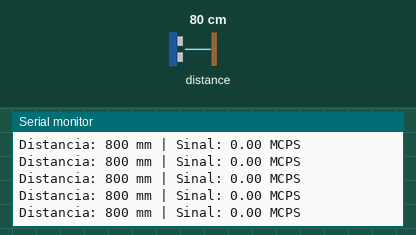
This sketch was run on a simulated ESP32. On the bench: the last lines printed to the serial monitor. The test bench sets the inputs (shaded band); at power-on: distance to the obstacle 80 cm.

Above: at 1.2 s.
1.3 s: distance to the obstacle set to 2 cm
At 1.43 s:
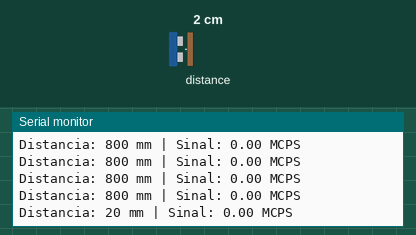
2.8 s: distance to the obstacle set to 4 cm
At 2.85 s:
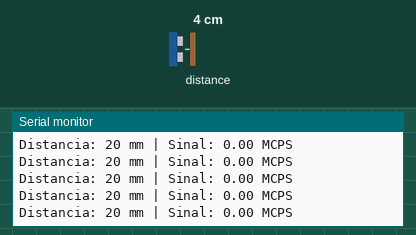
Timing chart, 0 to 5.8 s (numbered marks = the images above; inputs shaded):
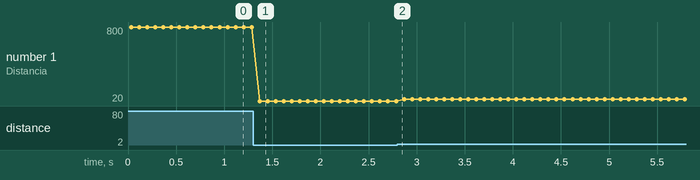

The sketch:

VL53L1X.ino
```cpp
/** Teste unitário do sensor de distância a laser Time-of-Flight (VL53L1X).
 *  Configura leitura contínua em Fast Mode (400 kHz) com alcance Long (até 4m)
 *  e exibe distância em milímetros junto à taxa de retorno de sinal (MCPS).
 */

#include <Wire.h>
#include <VL53L1X.h>

#define I2C_SDA 21
#define I2C_SCL 22

VL53L1X sensor;

void setup() {
  Serial.begin(115200);
  while (!Serial) delay(1);

  Wire.begin(I2C_SDA, I2C_SCL);
  Wire.setClock(400000); // Fast Mode (400kHz)

  Serial.println("\n--- Inicializando ToF VL53L1X ---");

  sensor.setBus(&Wire);
  sensor.setTimeout(500);

  if (!sensor.init()) {
    Serial.println("Falha ao inicializar o VL53L1X!");
    while (1) delay(10);
  }

  // Modos disponiveis: Short (~1.3m), Medium (~3.0m), Long (~4.0m)
  sensor.setDistanceMode(VL53L1X::Long);

  // Tempo de integracao por medida em microssegundos (50000us = 50ms)
  sensor.setMeasurementTimingBudget(50000);

  // Inicia medicoes continuas a cada 50ms (20 Hz)
  sensor.startContinuous(50);

  Serial.println("Sensor VL53L1X pronto e operando!");
}

void loop() {
  sensor.read();

  if (sensor.timeoutOccurred()) {
    Serial.println("Timeout na comunicacao I2C!");
  } else {
    // Status 0 = leitura valida | 1 = Sigma fail | 2 = Signal fail | 4 = Out of bounds
    if (sensor.ranging_data.range_status == 0) {
      Serial.print("Distancia: ");
      Serial.print(sensor.ranging_data.range_mm);
      Serial.print(" mm | Sinal: ");
      Serial.print(sensor.ranging_data.peak_signal_count_rate_MCPS);
      Serial.println(" MCPS");
    } else {
      Serial.print("Alvo nao confiavel / Fora de alcance (Status: ");
      Serial.print(sensor.ranging_data.range_status);
      Serial.println(")");
    }
  }

  delay(50);
}
```

Measured:
- after the input at 1.3 s, the serial monitor: prints a new line after 0.07 s (image 1)
- plotted number 1: 800 → 20 after the input at 1.3 s, 20 → 40 after the input at 2.8 s
